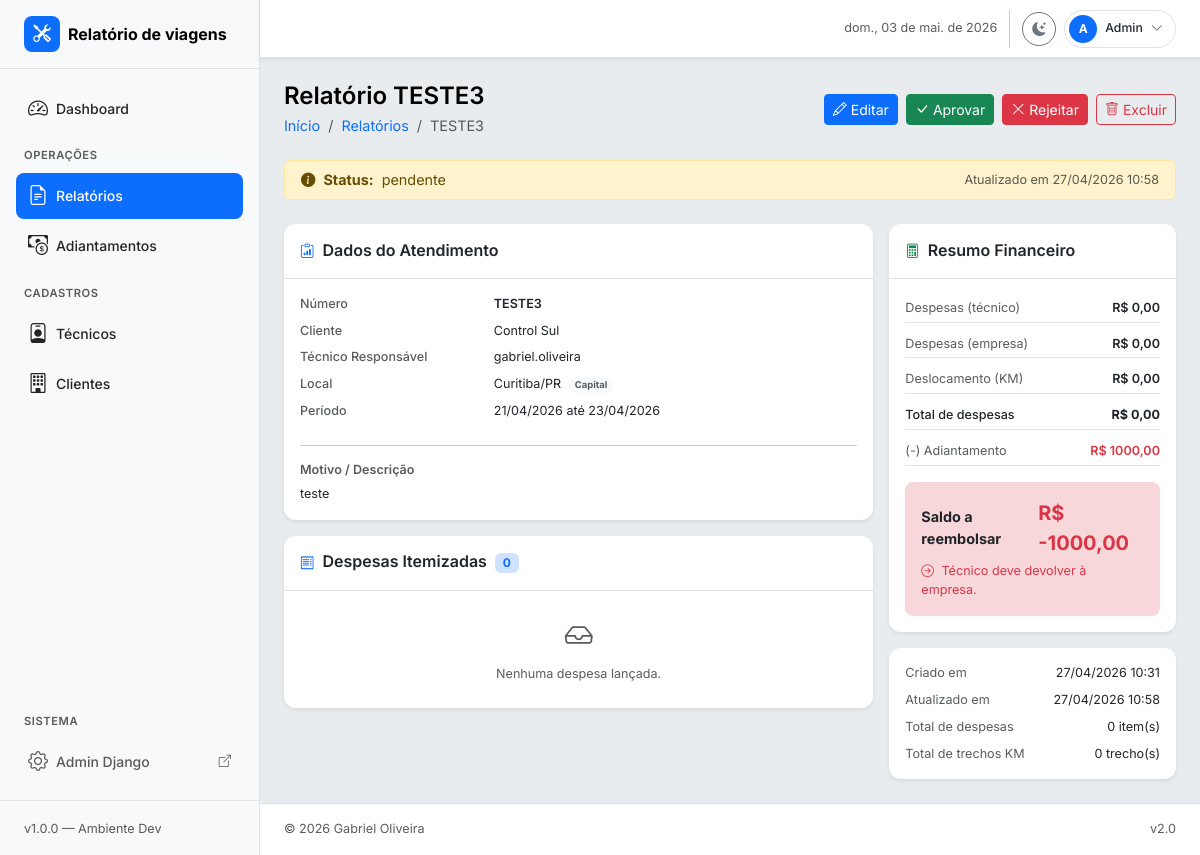
Before: /relatorios/2/ with the older database file.
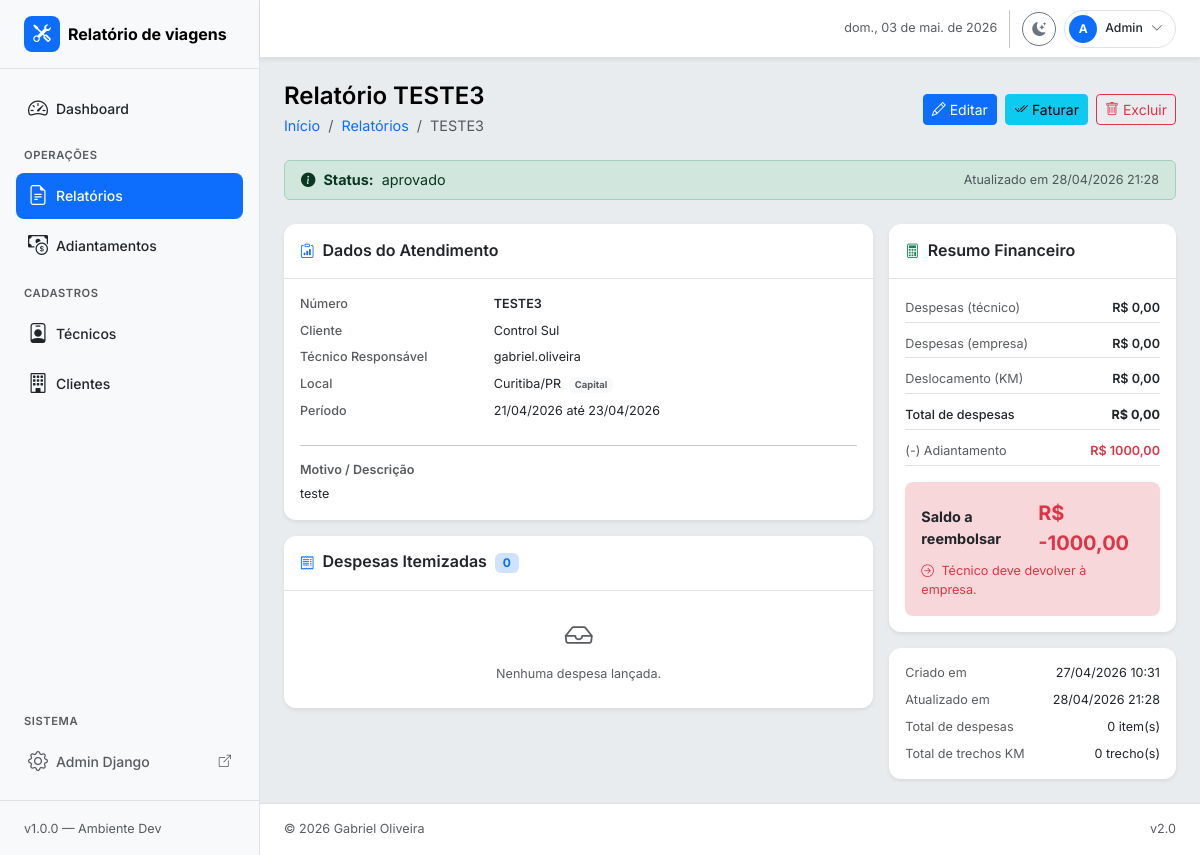
After: the same page with the newer database file.
### relatorios/models.py (models this page shows, shortened)
class RelatorioTecnico(models.Model):
    numero = models.CharField("Número", max_length=30, unique=True)
    status = models.CharField(
        "Status",
        max_length=20,
        choices=StatusRelatorio.choices,
        default=StatusRelatorio.RASCUNHO,
    )
    cliente = models.ForeignKey(
        Cliente,
        on_delete=models.PROTECT,
        related_name="relatorios",
        verbose_name="Cliente",
    )
    tecnico_responsavel = models.ForeignKey(
        Tecnico,
        on_delete=models.PROTECT,
        related_name="relatorios_responsavel",
        verbose_name="Técnico responsável",
    )
    tecnicos_adicionais = models.ManyToManyField(
        Tecnico,
        through="RelatorioTecnicoEquipe",
        related_name="relatorios_equipe",
        blank=True,
        verbose_name="Equipe adicional",
    )
    STATUS_CHOICES = [
        ("rascunho", "Rascunho"),
        ("enviado", "Enviado"),
    ]
    status = models.CharField(
        max_length=20,
        choices=STATUS_CHOICES,
        default="rascunho",
    )
    cidade_atendimento = models.CharField("Cidade de atendimento", max_length=100)
    uf_atendimento = models.CharField(
        "UF",
        max_length=2,
        choices=UF.choices,
        default=UF.PR,
    )
    tipo_localidade = models.CharField(
        "Tipo de localidade",
        max_length=10,
        choices=TipoLocalidade.choices,
        default=TipoLocalidade.INTERIOR,
    )
    data_inicio = models.DateField("Data início")
    data_fim = models.DateField("Data fim")
    motivo = models.TextField("Motivo / Descrição do serviço")
    centro_custo = models.CharField(
        "Centro de custo / Classificação",
        max_length=100,
        blank=True,
        help_text="Aplicado a todos os itens deste relatório.",
    )
    valor_adiantamento = models.DecimalField(
        "Adiantamento recebido (R$)",
        max_digits=10,
        decimal_places=2,
        default=Decimal("0.00"),
        validators=[MinValueValidator(Decimal("0.00"))],
    )
    observacoes = models.TextField("Observações gerais", blank=True)
    criado_em = models.DateTimeField(auto_now_add=True)
    atualizado_em = models.DateTimeField(auto_now=True)
    class Meta:
        verbose_name = "Relatório Técnico"
        verbose_name_plural = "Relatórios Técnicos"
        ordering = ["-data_inicio", "-criado_em"]
    @property
    def total_despesas_tecnico(self):
        return self.despesas.filter(quem_pagou=QuemPagou.TECNICO).aggregate(
            t=models.Sum("valor")
        )["t"] or Decimal("0.00")
    @property
    def total_despesas_empresa(self):
        return self.despesas.filter(quem_pagou=QuemPagou.EMPRESA).aggregate(
            t=models.Sum("valor")
        )["t"] or Decimal("0.00")
    @property
    def total_km(self):
        return self.trechos.aggregate(t=models.Sum("valor_calculado"))["t"] or Decimal(
            "0.00"
        )
    @property
    def total_despesas(self):
        return self.total_despesas_tecnico + self.total_despesas_empresa + self.total_km
    @property
    def saldo(self):
        return self.total_despesas_tecnico + self.total_km - self.valor_adiantamento
    @property
    def status_badge_cor(self):
        return {
            StatusRelatorio.RASCUNHO: "secondary",
            StatusRelatorio.PENDENTE: "warning",
            StatusRelatorio.APROVADO: "success",
            StatusRelatorio.REJEITADO: "danger",
            StatusRelatorio.FATURADO: "info",
            StatusRelatorio.FECHADO: "info",
        }.get(self.status, "secondary")

class Cliente(models.Model):
    nome = models.CharField("Nome / Razão Social", max_length=200)
    cnpj_cpf = models.CharField(
        "CNPJ / CPF",
        max_length=20,
        blank=True,
        null=True,
        unique=True,
    )
    cidade = models.CharField(
        "Cidade",
        max_length=100,
        blank=True,
        null=True,
    )
    uf = models.CharField(
        "UF",
        max_length=2,
        choices=UF.choices,
        blank=True,
        null=True,
    )
    contato = models.CharField(
        "Contato",
        max_length=100,
        blank=True,
        null=True,
    )
    telefone = models.CharField(
        "Telefone",
        max_length=20,
        blank=True,
        null=True,
    )
    email = models.EmailField(
        "E-mail",
        blank=True,
        null=True,
    )
    ativo = models.BooleanField("Ativo", default=True)
    valor_km = models.DecimalField(
        "Valor por KM (R$)",
        max_digits=10,
        decimal_places=2,
        blank=True,
        null=True,
    )
    criado_em = models.DateTimeField(auto_now_add=True)
    class Meta:
        verbose_name = "Cliente"
        verbose_name_plural = "Clientes"
        ordering = ["nome"]

class Tecnico(models.Model):
    nome = models.CharField("Nome completo", max_length=150)
    email = models.EmailField("E-mail", unique=True)
    telefone = models.CharField("Telefone", max_length=20, blank=True)
    ativo = models.BooleanField("Ativo", default=True)
    criado_em = models.DateTimeField(auto_now_add=True)
    class Meta:
        verbose_name = "Técnico"
        verbose_name_plural = "Técnicos"
        ordering = ["nome"]

### relatorios/views.py (the view)
# urls.py: path("relatorios/<int:pk>/", views.relatorio_detail_view, name="relatorio_detail"),
def relatorio_detail_view(request, pk):
    relatorio = get_object_or_404(
        RelatorioTecnico.objects.select_related(
            "cliente", "tecnico_responsavel"
        ).prefetch_related("despesas", "trechos", "equipe__tecnico"),
        pk=pk,
    )
    return render(
        request,
        "relatorios/relatorio_detail.html",
        {
            "relatorio": relatorio,
            "titulo_pagina": f"Relatório {relatorio.numero}",
        },
    )

### templates/relatorios/relatorio_detail.html (shortened to what the changed rows need)
{% extends "base.html" %}
{% block page_title %}Relatório {{ relatorio.numero }}{% endblock %}
{% block breadcrumb %}
<li class="breadcrumb-item">
  <a href="{% url 'relatorios:dashboard' %}" class="text-decoration-none">Início</a>
</li>
<li class="breadcrumb-item">
  <a href="{% url 'relatorios:relatorio_list' %}" class="text-decoration-none">Relatórios</a>
</li>
<li class="breadcrumb-item active">{{ relatorio.numero }}</li>
{% endblock %}
{% block page_actions %}
<div class="d-flex gap-2">
  {% if relatorio.status == 'rascunho' %}
  <form method="post" action="{% url 'relatorios:relatorio_status' relatorio.pk 'pendente' %}">
    {% csrf_token %}
    <button class="btn btn-warning btn-sm">
      <i class="bi bi-send me-1"></i>Enviar p/ Aprovação
    </button>
  </form>
  {% elif relatorio.status == 'pendente' %}
  <form method="post" action="{% url 'relatorios:relatorio_status' relatorio.pk 'aprovado' %}">
    <button class="btn btn-success btn-sm">
      <i class="bi bi-check-lg me-1"></i>Aprovar
    </button>
  </form>
  <form method="post" action="{% url 'relatorios:relatorio_status' relatorio.pk 'rejeitado' %}">
    <button class="btn btn-danger btn-sm">
      <i class="bi bi-x-lg me-1"></i>Rejeitar
    </button>
  </form>
  {% elif relatorio.status == 'aprovado' %}
  <form method="post" action="{% url 'relatorios:relatorio_status' relatorio.pk 'faturado' %}">
    <button class="btn btn-info btn-sm">
      <i class="bi bi-check2-all me-1"></i>Faturar
    </button>
  </form>
  {% endif %}
</div>
{% endblock %}
{% block content %}
<div class="alert alert-{{ relatorio.status_badge_cor }} d-flex align-items-center gap-2 mb-4 py-2">
  <i class="bi bi-info-circle-fill"></i>
  <strong>Status:</strong> {{ relatorio.get_status_display }}
  <span class="ms-auto small text-muted">
    Atualizado em {{ relatorio.atualizado_em|date:"d/m/Y H:i" }}
  </span>
</div>
<div class="row g-3">
  <div class="col-12 col-xl-8">
    <div class="card border-0 shadow-sm mb-3">
      <div class="card-body">
        <dl class="row mb-0 small">
          <dt class="col-sm-4 text-muted fw-medium">Número</dt>
          <dd class="col-sm-8 fw-semibold">{{ relatorio.numero }}</dd>
          <dt class="col-sm-4 text-muted fw-medium">Cliente</dt>
          <dd class="col-sm-8">{{ relatorio.cliente.nome }}</dd>
          <dt class="col-sm-4 text-muted fw-medium">Técnico Responsável</dt>
          <dd class="col-sm-8">{{ relatorio.tecnico_responsavel.nome }}</dd>
          <dt class="col-sm-4 text-muted fw-medium">Local</dt>
          <dd class="col-sm-8">
            {{ relatorio.cidade_atendimento }}/{{ relatorio.uf_atendimento }}
            <span class="badge bg-body-tertiary text-muted ms-1">
              {{ relatorio.get_tipo_localidade_display }}
            </span>
          </dd>
          <dt class="col-sm-4 text-muted fw-medium">Período</dt>
          <dd class="col-sm-8">
            {{ relatorio.data_inicio|date:"d/m/Y" }}
            {% if relatorio.data_inicio != relatorio.data_fim %}
            até {{ relatorio.data_fim|date:"d/m/Y" }}
            {% endif %}
          </dd>
        </dl>
        <hr class="my-3">
        <h6 class="fw-semibold small text-muted mb-2">Motivo / Descrição</h6>
        <p class="mb-0 small" style="white-space:pre-line">{{ relatorio.motivo }}</p>
      </div>
    </div>
    <div class="card border-0 shadow-sm mb-3">
      <div class="card-header bg-transparent border-bottom py-3 d-flex align-items-center gap-2">
        <h6 class="mb-0 fw-semibold">
          Despesas Itemizadas
          <span class="badge bg-primary-subtle text-primary ms-1">
            {{ relatorio.despesas.count }}
          </span>
        </h6>
      </div>
    </div>
  </div>
  <div class="col-12 col-xl-4">
    <div class="card border-0 shadow-sm mb-3">
      <div class="card-body">
        <div class="d-flex flex-column gap-2 small">
          <div class="d-flex justify-content-between py-1 border-bottom">
            <span class="text-muted">Despesas (técnico)</span>
            <span class="fw-semibold">R$ {{ relatorio.total_despesas_tecnico }}</span>
          </div>
          <div class="d-flex justify-content-between py-1 border-bottom">
            <span class="text-muted">Despesas (empresa)</span>
            <span class="fw-semibold">R$ {{ relatorio.total_despesas_empresa }}</span>
          </div>
          <div class="d-flex justify-content-between py-1 border-bottom">
            <span class="text-muted">Deslocamento (KM)</span>
            <span class="fw-semibold">R$ {{ relatorio.total_km }}</span>
          </div>
          <div class="d-flex justify-content-between py-1 border-bottom">
            <span class="fw-medium">Total de despesas</span>
            <span class="fw-bold">R$ {{ relatorio.total_despesas }}</span>
          </div>
          <div class="d-flex justify-content-between py-1 border-bottom">
            <span class="text-muted">(-) Adiantamento</span>
            <span class="fw-semibold text-danger">
              R$ {{ relatorio.valor_adiantamento }}
            </span>
          </div>
        </div>
        <div class="mt-3 p-3 rounded-3
             {% if relatorio.saldo >= 0 %}bg-success-subtle{% else %}bg-danger-subtle{% endif %}">
          <div class="d-flex justify-content-between align-items-center">
            <span class="fw-bold">Saldo a reembolsar</span>
            <span class="fw-bold fs-5
                  {% if relatorio.saldo >= 0 %}text-success{% else %}text-danger{% endif %}">
              R$ {{ relatorio.saldo }}
            </span>
          </div>
        </div>
      </div>
    </div>
    <div class="card border-0 shadow-sm">
      <div class="card-body small">
        <div class="d-flex flex-column gap-2">
          <div class="d-flex justify-content-between">
            <span class="text-muted">Criado em</span>
            <span>{{ relatorio.criado_em|date:"d/m/Y H:i" }}</span>
          </div>
          <div class="d-flex justify-content-between">
            <span class="text-muted">Atualizado em</span>
            <span>{{ relatorio.atualizado_em|date:"d/m/Y H:i" }}</span>
          </div>
          <div class="d-flex justify-content-between">
            <span class="text-muted">Total de despesas</span>
            <span>{{ relatorio.despesas.count }} item(s)</span>
          </div>
          <div class="d-flex justify-content-between">
            <span class="text-muted">Total de trechos KM</span>
            <span>{{ relatorio.trechos.count }} trecho(s)</span>
          </div>
        </div>
      </div>
    </div>
  </div>
</div>
{% endblock %}

Changed rows visible on the page:
changed RelatorioTecnico "TESTE3": status "pendente" → "aprovado"; atualizado_em "27/04/2026 10:58" → "28/04/2026 21:28"
Other visible differences:
text no longer shown: "Aprovar Rejeitar"
text now shown: "Faturar"
